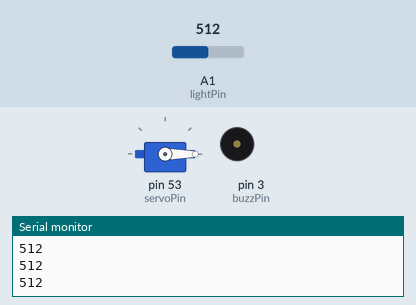
This sketch was run on a simulated Arduino Mega 2560, built with avr-gcc and run on an emulated ATmega2560. Parts: servo, buzzer (waves = sounding), the last lines printed to the serial monitor. The inputs (shaded band) are chosen by the test bench; at power-on: A1 (lightPin) = 512.

Above: at 1.2 s.
1.3 s: A1 (lightPin) set to 122
At 2.0 s:
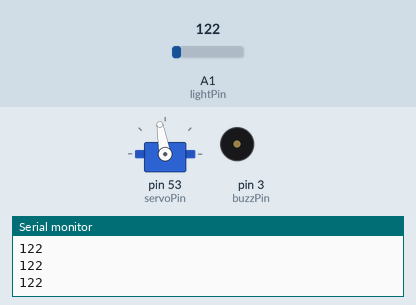
2.8 s: A1 (lightPin) set to 0
At 3.5 s:
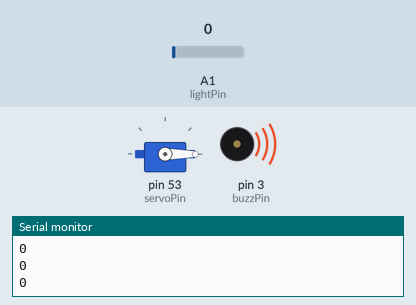
4.3 s: A1 (lightPin) set to 10
At 5.1 s:
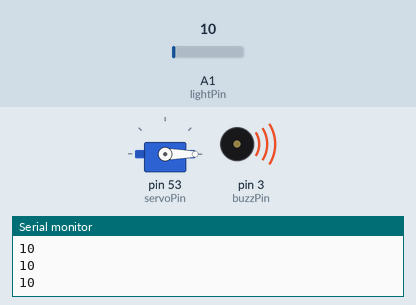
5.8 s: A1 (lightPin) set to 13
At 6.7 s:
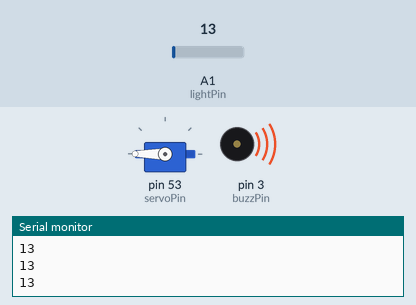
Timing chart, 0 to 8.3 s (numbered marks = the images above; inputs shaded):
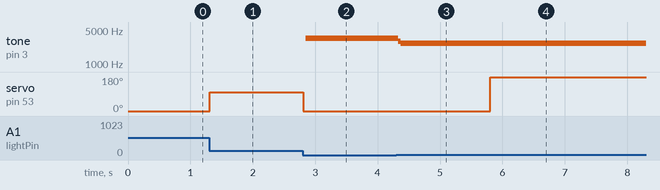

The sketch:

BareMinimum.ino
```cpp
#include <Servo.h>
Servo myServo;
int servoPin = 53;
int lightPin = A1;
int buzzPin = 3;
int lightVal;
int angle;
float l = 5.0;
float h = 150;
int d = 10;
void setup() {
  // put your setup code here, to run once:
  Serial.begin(9600);
  pinMode(lightPin,INPUT);
  pinMode(servoPin,OUTPUT);
  pinMode(buzzPin,OUTPUT);
  myServo.attach(servoPin);
}

void loop() {
  // put your main code here, to run repeatedly:
  lightVal = analogRead(lightPin);
  Serial.println(lightVal);
  //myServo.write(servoPosition);
  //610 to 70
  angle = (-18./l)*lightVal+18.*h/l;
  myServo.write(angle);
  if(l*10+10>=lightVal){
    for(int i = 0 ; i<d ; i++){
      digitalWrite(buzzPin,HIGH);
      //delay(d);
      digitalWrite(buzzPin,LOW);
    }
  }
}
```

Measured:
- the behaviour switches between 11 and 12 on A1 (lightPin) (found by bisection; images 3 and 4)
- after the input at 1.3 s, servo on pin 53 (servoPin): 0° → 100° at once
- after the input at 2.8 s, tone on pin 3 (buzzPin): silent → 3399 Hz after 0.05 s; servo on pin 53 (servoPin): 100° → 0° at once
- after the input at 4.3 s, tone on pin 3 (buzzPin): 3399 Hz → 2918 Hz at once, → 2682 Hz 0.04 s later
- after the input at 5.8 s, servo on pin 53 (servoPin): 0° → 180° at once
